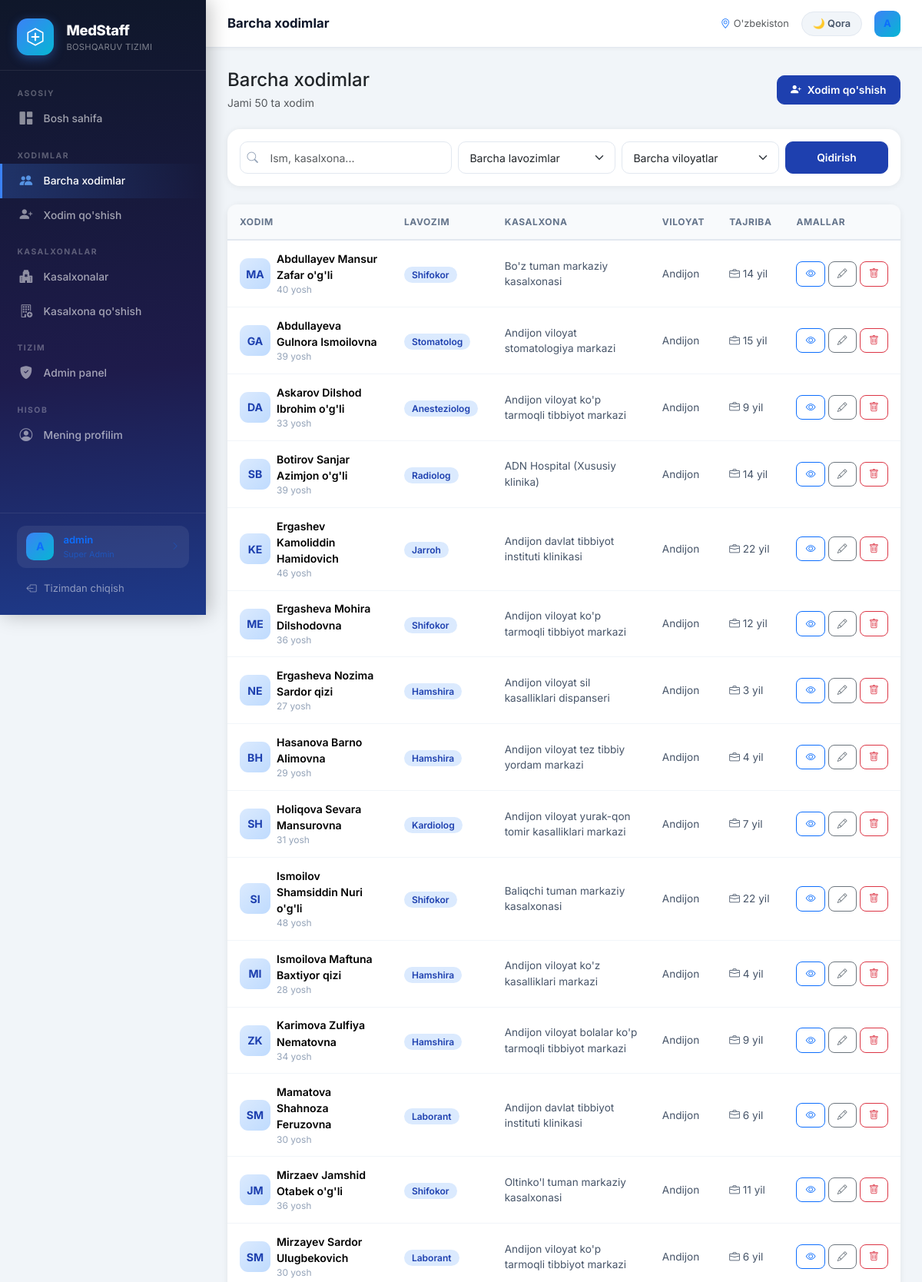
Page /staff/ (signed in, upper part) on the committed database.
### frontend/models.py (models this page shows, shortened)
class Staff(models.Model):
    first_name = models.CharField(max_length=100, verbose_name='Ism')
    last_name = models.CharField(max_length=100, verbose_name='Familiya')
    middle_name = models.CharField(max_length=100, blank=True, verbose_name='Otasining ismi')
    age = models.PositiveIntegerField(verbose_name='Yosh')
    position = models.CharField(max_length=50, choices=POSITION_CHOICES, verbose_name='Lavozim')
    specialization = models.CharField(max_length=200, blank=True, verbose_name='Mutaxassislik')
    hospital = models.ForeignKey(Hospital, on_delete=models.CASCADE,
                                  related_name='staff', verbose_name='Kasalxona')
    experience_years = models.PositiveIntegerField(default=0, verbose_name='Tajriba (yil)')
    shift = models.CharField(max_length=20, choices=SHIFT_CHOICES,
                              default='kunduzgi', verbose_name='Ish vaqti')
    phone = models.CharField(max_length=20, blank=True, verbose_name='Telefon')
    email = models.EmailField(blank=True, verbose_name='Email')
    photo = models.ImageField(upload_to='staff/', blank=True, null=True, verbose_name='Rasm')
    salary = models.DecimalField(max_digits=12, decimal_places=0,
                                  null=True, blank=True, verbose_name='Maosh (so\'m)')
    is_active = models.BooleanField(default=True, verbose_name='Faol')
    hired_date = models.DateField(null=True, blank=True, verbose_name='Ishga kirgan sana')
    notes = models.TextField(blank=True, verbose_name='Izoh')
    created_at = models.DateTimeField(auto_now_add=True)
    class Meta:
        verbose_name = 'Xodim'
        verbose_name_plural = 'Xodimlar'
        ordering = ['last_name', 'first_name']
    @property
    def full_name(self):
        parts = [self.last_name, self.first_name]
        if self.middle_name:
            parts.append(self.middle_name)
        return ' '.join(parts)

class Hospital(models.Model):
    name = models.CharField(max_length=200, verbose_name='Kasalxona nomi')
    hospital_type = models.CharField(max_length=50, choices=HOSPITAL_TYPE_CHOICES, verbose_name='Turi')
    region = models.CharField(max_length=50, choices=REGION_CHOICES, verbose_name='Viloyat')
    address = models.CharField(max_length=300, verbose_name='Manzil')
    phone = models.CharField(max_length=20, blank=True, verbose_name='Telefon')
    email = models.EmailField(blank=True, verbose_name='Email')
    website = models.URLField(blank=True, verbose_name='Veb-sayt')
    bed_count = models.PositiveIntegerField(default=0, verbose_name='O\'rin soni')
    is_active = models.BooleanField(default=True, verbose_name='Faol')
    created_at = models.DateTimeField(auto_now_add=True)
    class Meta:
        verbose_name = 'Kasalxona'
        verbose_name_plural = 'Kasalxonalar'
        ordering = ['name']

### frontend/views.py (the view, shortened to what this page needs)
# urls.py: path('staff/', views.staff_list, name='staff_list'),
@login_required
def staff_list(request):
    staff = Staff.objects.filter(is_active=True).select_related('hospital')
    search = request.GET.get('search', '')
    position = request.GET.get('position', '')
    region = request.GET.get('region', '')
    hospital_id = request.GET.get('hospital', '')
    exp_min = request.GET.get('exp_min', '')
    exp_max = request.GET.get('exp_max', '')
    age_min = request.GET.get('age_min', '')
    age_max = request.GET.get('age_max', '')
    if position:
        staff = staff.filter(position=position)
    if region:
        staff = staff.filter(hospital__region=region)
    if hospital_id:
        staff = staff.filter(hospital_id=hospital_id)
    if exp_min:
        staff = staff.filter(experience_years__gte=exp_min)
    if exp_max:
        staff = staff.filter(experience_years__lte=exp_max)
    if age_min:
        staff = staff.filter(age__gte=age_min)
    if age_max:
        staff = staff.filter(age__lte=age_max)
    hospitals = Hospital.objects.filter(is_active=True)
    return render(request, 'frontend/staff_list.html', {
        'staff': staff,
        'positions': POSITION_CHOICES,
        'regions': REGION_CHOICES,
        'hospitals': hospitals,
        'filters': request.GET,
        'total': staff.count(),
    })

### templates/frontend/staff_list.html (shortened to what this page needs)
{% extends 'base.html' %}
{% block page_title %}Barcha xodimlar{% endblock %}
{% block content %}
<div class="d-none d-md-block">
  <div class="d-flex align-items-center justify-content-between mb-4">
    <div><h4 class="fw-700 mb-1">Barcha xodimlar</h4><p class="text-muted small mb-0">Jami {{ total }} ta xodim</p></div>
    {% if user.is_staff or user.is_superuser %}
    <a href="{% url 'staff_add' %}" class="btn btn-primary"><i class="bi bi-person-plus-fill me-2"></i>Xodim qo'shish</a>
    {% endif %}
  </div>
  <div class="card mb-4">
    <div class="card-body">
      <form method="get" class="row g-2">
        <div class="col-md-4 search-box"><i class="search-icon bi bi-search"></i><input class="form-control" type="text" name="search" placeholder="Ism, kasalxona..." value="{{ filters.search|default:'' }}"></div>
        <div class="col-md-3"><select class="form-select" name="position"><option value="">Barcha lavozimlar</option></select></div>
        <div class="col-md-3"><select class="form-select" name="region"><option value="">Barcha viloyatlar</option></select></div>
        <div class="col-md-2 d-flex gap-2"><button type="submit" class="btn btn-primary flex-fill">Qidirish</button></div>
      </form>
    </div>
  </div>
  <div class="card">
    <div class="card-body p-0">
      <table class="table mb-0">
        <thead><tr><th>Xodim</th><th>Lavozim</th><th>Kasalxona</th><th>Viloyat</th><th>Tajriba</th><th>Amallar</th></tr></thead>
        <tbody>
          {% for person in staff %}
          <tr>
            <td><div class="d-flex align-items-center gap-2">
              {% if person.photo %}<img src="{{ person.photo.url }}" width="40" height="40" style="border-radius:11px;object-fit:cover;">{% else %}<div class="avatar">{{ person.first_name.0 }}{{ person.last_name.0 }}</div>{% endif %}
              <div><div style="font-weight:600;font-size:.88rem">{{ person.full_name }}</div><div style="font-size:.75rem;color:#94a3b8">{{ person.age }} yosh</div></div></div></td>
            <td><span class="badge-pos">{{ person.get_position_display }}</span></td>
            <td style="font-size:.85rem;color:#475569">{{ person.hospital.name }}</td>
            <td style="font-size:.85rem;color:#475569">{{ person.hospital.get_region_display }}</td>
            <td style="font-size:.85rem;color:#475569"><i class="bi bi-briefcase me-1"></i>{{ person.experience_years }} yil</td>
            <td><div class="d-flex gap-1">
              <a href="{% url 'staff_detail' person.pk %}" class="btn btn-sm btn-outline-primary"><i class="bi bi-eye"></i></a>
              {% if user.is_staff or user.is_superuser %}
              <a href="{% url 'staff_edit' person.pk %}" class="btn btn-sm btn-outline-secondary"><i class="bi bi-pencil"></i></a>
              <a href="{% url 'staff_delete' person.pk %}" class="btn btn-sm btn-outline-danger"><i class="bi bi-trash"></i></a>
              {% endif %}
            </div></td>
          </tr>
          {% empty %}<tr><td colspan="6" class="text-center py-5 text-muted"><i class="bi bi-people display-6 d-block mb-2 opacity-25"></i>Xodim topilmadi</td></tr>{% endfor %}
        </tbody>
      </table>
    </div>
  </div>
</div>
{% endblock %}

### templates/base.html (shortened to what this page needs)
<!DOCTYPE html>
<html lang="uz">
<head>
    <link href="https://cdnjs.cloudflare.com/ajax/libs/font-awesome/7.0.1/css/all.min.css" rel="stylesheet">
    <link href="https://cdn.jsdelivr.net/npm/bootstrap@5.3.2/dist/css/bootstrap.min.css" rel="stylesheet">
    <link href="https://cdn.jsdelivr.net/npm/bootstrap-icons@1.11.3/font/bootstrap-icons.css" rel="stylesheet">
</head>
<body>
{% if user.is_authenticated %}
<nav class="sidebar" id="sidebar">
    <div class="sidebar-brand">
        <div class="d-flex align-items-center gap-3">
            <div class="logo-circle">
                <svg width="26" height="26" viewBox="0 0 24 24" fill="none">
                    <path d="M12 2L3 7v10l9 5 9-5V7L12 2z" stroke="white" stroke-width="1.5" stroke-linejoin="round"/>
                    <path d="M12 8v8M8 12h8" stroke="white" stroke-width="2" stroke-linecap="round"/>
                </svg>
            </div>
            <div>
                <div class="brand-name">MedStaff</div>
                <div class="brand-sub">BOSHQARUV TIZIMI</div>
            </div>
        </div>
    </div>
    <div class="sidebar-nav">
        <div class="nav-section">Asosiy</div>
        <a href="{% url 'home' %}" class="nav-link-item {% if request.resolver_match.url_name == 'home' %}active{% endif %}">
            <i class="bi bi-grid-1x2-fill"></i> Bosh sahifa
        </a>
        <div class="nav-section mt-2">Xodimlar</div>
        <a href="{% url 'staff_list' %}" class="nav-link-item {% if 'staff_list' in request.resolver_match.url_name or 'staff_detail' in request.resolver_match.url_name %}active{% endif %}">
            <i class="bi bi-people-fill"></i> Barcha xodimlar
        </a>
        {% if user.is_staff or user.is_superuser %}
        <a href="{% url 'staff_add' %}" class="nav-link-item {% if 'staff_add' in request.resolver_match.url_name %}active{% endif %}">
            <i class="bi bi-person-plus-fill"></i> Xodim qo'shish
        </a>
        {% endif %}
        <div class="nav-section mt-2">Kasalxonalar</div>
        <a href="{% url 'hospital_list' %}" class="nav-link-item {% if 'hospital_list' in request.resolver_match.url_name or 'hospital_detail' in request.resolver_match.url_name %}active{% endif %}">
            <i class="bi bi-hospital-fill"></i> Kasalxonalar
        </a>
        {% if request.user.is_staff or request.user.is_superuser %}
        <a href="{% url 'hospital_add' %}" class="nav-link-item {% if 'hospital_add' in request.resolver_match.url_name %}active{% endif %}">
            <i class="bi bi-building-add"></i> Kasalxona qo'shish
        </a>
        {% endif %}
        {% if user.is_staff or user.is_superuser %}
        <div class="nav-section mt-2">Tizim</div>
        <a href="/admin/" class="nav-link-item">
            <i class="bi bi-shield-fill-check"></i> Admin panel
        </a>
        {% endif %}
        <div class="nav-section mt-2">Hisob</div>
        <a href="{% url 'profile' %}" class="nav-link-item {% if 'profile' in request.resolver_match.url_name %}active{% endif %}">
            <i class="bi bi-person-circle"></i> Mening profilim
        </a>
    </div>
    <div class="sidebar-footer">
        <a href="{% url 'profile' %}" class="user-badge text-decoration-none" style="transition: background .2s;">
            <div class="user-avatar">{% if user.first_name %}{{ user.first_name.0|upper }}{{ user.last_name.0|upper }}{% else %}{{ user.username.0|upper }}{% endif %}</div>
            <div style="overflow:hidden; flex:1;">
                <div class="user-name">{{ user.get_full_name|default:user.username }}</div>
                <div class="user-role">{% if user.is_superuser %}Super Admin{% elif user.is_staff %}Admin{% else %}Foydalanuvchi{% endif %}</div>
            </div>
            <i class="bi bi-chevron-right" style="font-size:.7rem; opacity:.4; flex-shrink:0;"></i>
        </a>
        <a href="{% url 'logout' %}" class="logout-btn">
            <i class="bi bi-box-arrow-left"></i> Tizimdan chiqish
        </a>
    </div>
</nav>
{% endif %}
<div class="{% if user.is_authenticated %}main-content{% endif %}">
    {% if user.is_authenticated %}
    <div class="topbar">
        <div class="topbar-left">
            <span class="topbar-title">{% block page_title %}MedStaff{% endblock %}</span>
        </div>
        <div class="d-flex align-items-center gap-3">
            <span class="text-muted" style="font-size:.8rem">
                <i class="bi bi-geo-alt text-primary me-1"></i>O'zbekiston
            </span>
            <button id="themeBtnDesktop" style="height:32px;padding:0 14px;background:var(--desk-theme-bg,#f1f5f9);border:1.5px solid var(--desk-theme-border,#e2e8f0);border-radius:20px;color:var(--desk-theme-color,#475569);font-size:.8rem;font-weight:600;cursor:pointer;font-family:inherit;display:flex;align-items:center;gap:5px;transition:all .2s;">🌙 Qora</button>
            <a href="{% url 'profile' %}" style="text-decoration:none;">
                <div class="user-avatar" style="width:34px;height:34px;font-size:.82rem;border-radius:9px;cursor:pointer;" title="Profil">
                    {% if user.first_name %}{{ user.first_name.0|upper }}{{ user.last_name.0|upper }}{% else %}{{ user.username.0|upper }}{% endif %}
                </div>
            </a>
        </div>
    </div>
    {% endif %}
    <div class="page-content">
        {% block content %}{% endblock %}
    </div>
</div>
</body>
</html>

### rows in the picture
Staff: first_name.0 "M", last_name.0 "A", full_name "Abdullayev Mansur Zafar o'g'li", age "40", position "Shifokor", hospital.name "Bo'z tuman markaziy kasalxonasi", hospital.region "Andijon", experience_years "14"
Staff: first_name.0 "G", last_name.0 "A", full_name "Abdullayeva Gulnora Ismoilovna", age "39", position "Stomatolog", hospital.name "Andijon viloyat stomatologiya markazi", hospital.region "Andijon", experience_years "15"
Staff: first_name.0 "D", last_name.0 "A", full_name "Askarov Dilshod Ibrohim o'g'li", age "33", position "Anesteziolog", hospital.name "Andijon viloyat ko'p tarmoqli tibbiyot markazi", hospital.region "Andijon", experience_years "9"
Staff: first_name.0 "S", last_name.0 "B", full_name "Botirov Sanjar Azimjon o'g'li", age "39", position "Radiolog", hospital.name "ADN Hospital (Xususiy klinika)", hospital.region "Andijon", experience_years "14"
Staff: first_name.0 "K", last_name.0 "E", full_name "Ergashev Kamoliddin Hamidovich", age "46", position "Jarroh", hospital.name "Andijon davlat tibbiyot instituti klinikasi", hospital.region "Andijon", experience_years "22"
Staff: first_name.0 "M", last_name.0 "E", full_name "Ergasheva Mohira Dilshodovna", age "36", position "Shifokor", hospital.name "Andijon viloyat ko'p tarmoqli tibbiyot markazi", hospital.region "Andijon", experience_years "12"
Staff: first_name.0 "N", last_name.0 "E", full_name "Ergasheva Nozima Sardor qizi", age "27", position "Hamshira", hospital.name "Andijon viloyat sil kasalliklari dispanseri", hospital.region "Andijon", experience_years "3"
Staff: first_name.0 "B", last_name.0 "H", full_name "Hasanova Barno Alimovna", age "29", position "Hamshira", hospital.name "Andijon viloyat tez tibbiy yordam markazi", hospital.region "Andijon", experience_years "4"
Staff: first_name.0 "S", last_name.0 "H", full_name "Holiqova Sevara Mansurovna", age "31", position "Kardiolog", hospital.name "Andijon viloyat yurak-qon tomir kasalliklari markazi", hospital.region "Andijon", experience_years "7"
Staff: first_name.0 "S", last_name.0 "I", full_name "Ismoilov Shamsiddin Nuri o'g'li", age "48", position "Shifokor", hospital.name "Baliqchi tuman markaziy kasalxonasi", hospital.region "Andijon", experience_years "22"
Staff: first_name.0 "M", last_name.0 "I", full_name "Ismoilova Maftuna Baxtiyor qizi", age "28", position "Hamshira", hospital.name "Andijon viloyat ko'z kasalliklari markazi", hospital.region "Andijon", experience_years "4"
Staff: first_name.0 "Z", last_name.0 "K", full_name "Karimova Zulfiya Nematovna", age "34", position "Hamshira", hospital.name "Andijon viloyat bolalar ko'p tarmoqli tibbiyot markazi", hospital.region "Andijon", experience_years "9"
Staff: first_name.0 "S", last_name.0 "M", full_name "Mamatova Shahnoza Feruzovna", age "30", position "Laborant", hospital.name "Andijon davlat tibbiyot instituti klinikasi", hospital.region "Andijon", experience_years "6"
Staff: first_name.0 "J", last_name.0 "M", full_name "Mirzaev Jamshid Otabek o'g'li", age "36", position "Shifokor", hospital.name "Oltinko'l tuman markaziy kasalxonasi", hospital.region "Andijon", experience_years "11"
Staff: first_name.0 "S", last_name.0 "M", full_name "Mirzayev Sardor Ulugbekovich", age "30", position "Laborant", hospital.name "Andijon viloyat ko'p tarmoqli tibbiyot markazi", hospital.region "Andijon", experience_years "6"

### other values in the picture
{{ user.username.0|upper }} "A"
{{ user.get_full_name|default:user.username }} "admin"
{{ total }} "50"
